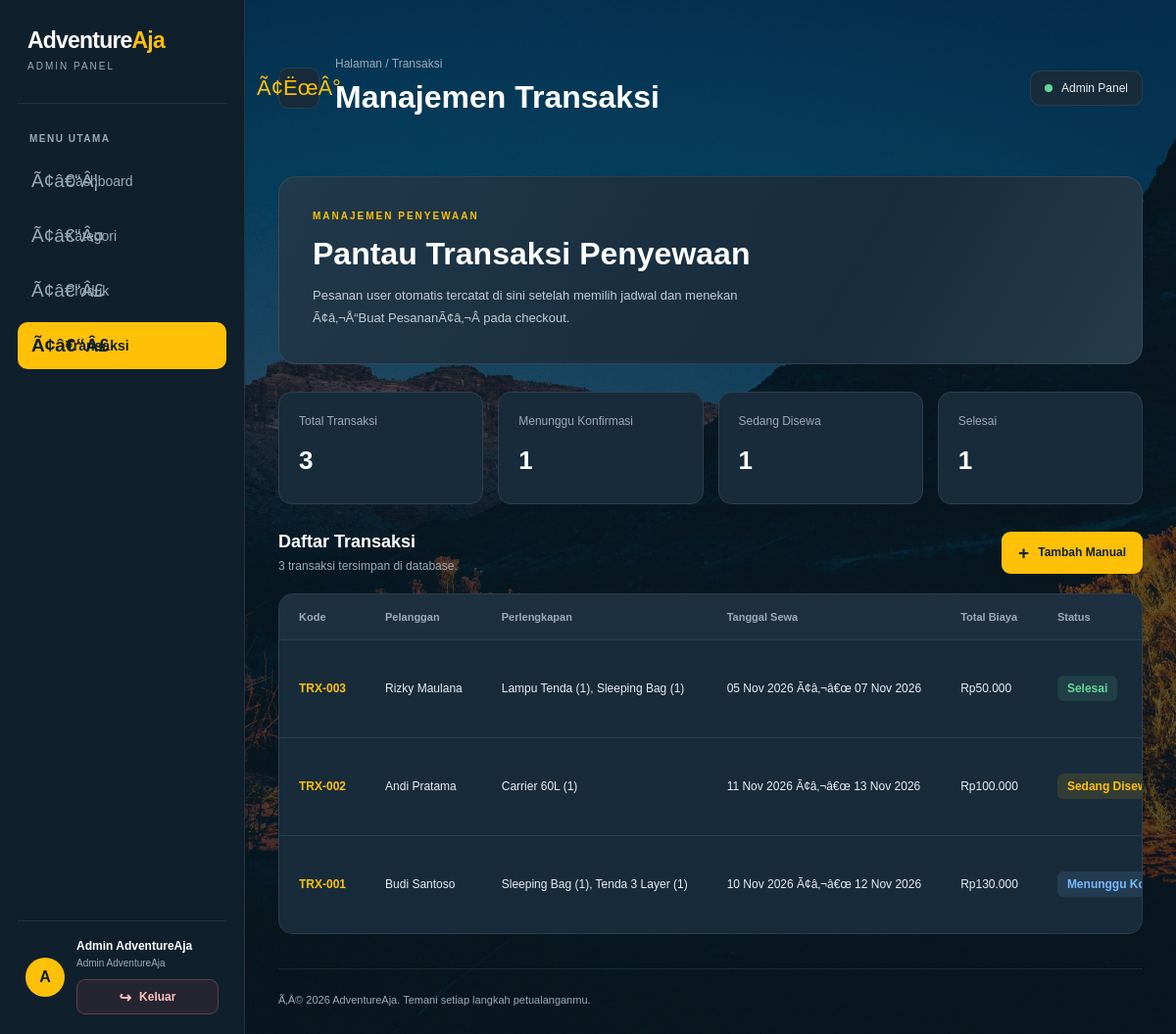
The page /transaction.php (signed in) on the database its author committed.
### tables this page shows
CREATE TABLE `transactions` (
  `id` int NOT NULL,
  `user_id` int NOT NULL,
  `transaction_code` varchar(30) NOT NULL,
  `rental_start_date` date NOT NULL,
  `rental_end_date` date NOT NULL,
  `total_amount` decimal(12,2) NOT NULL,
  `status` enum('pending','active','completed','cancelled') DEFAULT 'pending',
  `created_at` timestamp NULL DEFAULT CURRENT_TIMESTAMP
);

CREATE TABLE `users` (
  `id` int NOT NULL,
  `name` varchar(100) NOT NULL,
  `email` varchar(100) NOT NULL,
  `password` varchar(255) NOT NULL,
  `phone` varchar(20) DEFAULT NULL,
  `address` text,
  `role` enum('user','admin') DEFAULT 'user',
  `created_at` timestamp NULL DEFAULT CURRENT_TIMESTAMP
);

### transaction.php (called while the page is built)
<?php
require __DIR__ . '/pages/admin/transaction.php';

### includes/auth.php (called while the page is built, shortened)
<?php
function e($value): string
{
    return htmlspecialchars((string) $value, ENT_QUOTES, 'UTF-8');
}
?>

### pages/admin/transaction.php (the view, shortened to what this page needs)
<?php
require_once APP_ROOT . '/includes/auth.php';
require_once APP_ROOT . '/config/koneksi.php';
$sql = "
    SELECT
        t.id,
        t.transaction_code,
        t.rental_start_date,
        t.rental_end_date,
        t.total_amount,
        t.status,
        t.created_at,
        u.name AS customer_name,
        GROUP_CONCAT(
            CONCAT(p.name, ' (', td.quantity, ')')
            ORDER BY p.name SEPARATOR ', '
        ) AS product_names
    FROM transactions t
    LEFT JOIN users u ON u.id = t.user_id
    LEFT JOIN transaction_details td ON td.transaction_id = t.id
    LEFT JOIN products p ON p.id = td.product_id
    GROUP BY
        t.id, t.transaction_code, t.rental_start_date,
        t.rental_end_date, t.total_amount, t.status,
        t.created_at, u.name
    ORDER BY t.created_at DESC, t.id DESC
";
$result = mysqli_query($conn, $sql);
$transactions = mysqli_fetch_all($result, MYSQLI_ASSOC);
$statusCounts = ['pending' => 0, 'active' => 0, 'completed' => 0];
foreach ($transactions as $transaction) {
    if (isset($statusCounts[$transaction['status']])) {
        $statusCounts[$transaction['status']]++;
    }
}
$statusLabels = [
    'pending' => 'Menunggu Konfirmasi',
    'active' => 'Sedang Disewa',
    'completed' => 'Selesai',
    'cancelled' => 'Dibatalkan',
];
?>
<!DOCTYPE html>
<html lang="id">
<head>
    <link rel="stylesheet" href="css/admin.css?v=<?= filemtime(APP_ROOT . '/css/admin.css') ?>">
</head>
<body>
<div class="dashboard">
    <aside class="sidebar" id="sidebar">
        <div class="sidebar-logo"><h2>Adventure<span>Aja</span></h2><p>ADMIN PANEL</p></div>
        <nav class="sidebar-nav">
            <p class="menu-label">MENU UTAMA</p>
            <a href="admin.php" class="nav-link"><span class="nav-icon">Ã¢â€“Â¦</span><span>Dashboard</span></a>
            <a href="categories.php" class="nav-link"><span class="nav-icon">Ã¢â€“Â¤</span><span>Kategori</span></a>
            <a href="products.php" class="nav-link"><span class="nav-icon">Ã¢â€“Â£</span><span>Produk</span></a>
            <a href="transaction.php" class="nav-link active"><span class="nav-icon">Ã¢â€“Â£</span><span>Transaksi</span></a>
        </nav>
        <div class="sidebar-bottom"><div class="admin-avatar">A</div><div class="admin-info"><h4><?= e($_SESSION['user']['name'] ?? 'Administrator') ?></h4><p>Admin AdventureAja</p><a href="logout.php" class="admin-logout">Keluar</a></div></div>
    </aside>
    <main class="main-content">
        <header class="topbar">
            <div class="topbar-left">
                <button type="button" class="sidebar-toggle" id="sidebarToggle" aria-label="Buka atau tutup sidebar" aria-controls="sidebar" aria-expanded="true">Ã¢ËœÂ°</button>
                <div class="page-heading"><p class="breadcrumb">Halaman / Transaksi</p><h1>Manajemen Transaksi</h1></div>
            </div>
            <div class="topbar-info"><div class="status-indicator"></div><span>Admin Panel</span></div>
        </header>
        <section class="welcome-section transaction-welcome">
            <div class="welcome-text"><p class="eyebrow">MANAJEMEN PENYEWAAN</p><h2>Pantau Transaksi Penyewaan</h2><p>Pesanan user otomatis tercatat di sini setelah memilih jadwal dan menekan Ã¢â‚¬Å“Buat PesananÃ¢â‚¬Â pada checkout.</p></div>
        </section>
        <section class="transaction-summary" aria-label="Ringkasan transaksi">
            <article class="summary-card"><p>Total Transaksi</p><h2><?= count($transactions) ?></h2></article>
            <article class="summary-card"><p>Menunggu Konfirmasi</p><h2><?= $statusCounts['pending'] ?></h2></article>
            <article class="summary-card"><p>Sedang Disewa</p><h2><?= $statusCounts['active'] ?></h2></article>
            <article class="summary-card"><p>Selesai</p><h2><?= $statusCounts['completed'] ?></h2></article>
        </section>
        <section class="transaction-management">
            <div class="section-heading">
                <div><h2>Daftar Transaksi</h2><p><?= count($transactions) ?> transaksi tersimpan di database.</p></div>
                <a href="transaction-entry.php" class="primary-button add-button"><span>+</span> Tambah Manual</a>
            </div>
            <div class="table-container">
                <table class="transaction-table">
                    <thead><tr><th>Kode</th><th>Pelanggan</th><th>Perlengkapan</th><th>Tanggal Sewa</th><th>Total Biaya</th><th>Status</th><th>Aksi</th></tr></thead>
                    <tbody>
                    <?php if (!$transactions): ?>
                        <tr><td colspan="7">Belum ada transaksi.</td></tr>
                    <?php else: ?>
                        <?php foreach ($transactions as $transaction): ?>
                            <tr>
                                <td class="transaction-id"><?= e($transaction['transaction_code']) ?></td>
                                <td><?= e($transaction['customer_name'] ?? 'Pengguna') ?></td>
                                <td><?= e($transaction['product_names'] ?: 'Detail tidak tersedia') ?></td>
                                <td><?= e(date('d M Y', strtotime($transaction['rental_start_date']))) ?> Ã¢â‚¬â€œ <?= e(date('d M Y', strtotime($transaction['rental_end_date']))) ?></td>
                                <td>Rp<?= number_format((float)$transaction['total_amount'], 0, ',', '.') ?></td>
                                <?php
                                $statusClass = [
                                    'pending' => 'status-pending',
                                    'active' => 'status-process',
                                    'completed' => 'status-complete',
                                    'cancelled' => 'status-inactive',
                                ][$transaction['status']] ?? 'status-pending';
                                ?>
                                <td><span class="status-badge <?= e($statusClass) ?>"><?= e($statusLabels[$transaction['status']] ?? $transaction['status']) ?></span></td>
                            </tr>
                        <?php endforeach; ?>
                    <?php endif; ?>
                    </tbody>
                </table>
            </div>
        </section>
        <footer class="dashboard-footer"><p>Ã‚Â© 2026 AdventureAja. Temani setiap langkah petualanganmu.</p></footer>
    </main>
</div>
</body>
</html>

### pages/admin/transaction.php (style rules this page uses)
.transaction-summary { display:grid; grid-template-columns:repeat(4,minmax(0,1fr)); gap:15px; margin:28px 0; }
.summary-card { padding:20px; background:var(--navy); border:1px solid var(--border-color); border-radius:14px; }
.summary-card p { color:var(--text-muted); font-size:12px; }
.summary-card h2 { margin-top:10px; font-size:26px; }

### rows shown on the page
transactions: id "1", transaction_code "TRX-001", user.name "Budi Santoso", product_names "Sleeping Bag (1), Tenda 3 Layer (1)", rental_start_date "10 Nov 2026", rental_end_date "12 Nov 2026", total_amount "130.000", status "Menunggu…"
transactions: transaction_code "TRX-003", user.name "Rizky Maulana", product_names "Lampu Tenda (1), Sleeping Bag (1)", rental_start_date "05 Nov 2026", rental_end_date "07 Nov 2026", total_amount "50.000", status "Selesai"
transactions: transaction_code "TRX-002", user.name "Andi Pratama", product_names "Carrier 60L (1)", rental_start_date "11 Nov 2026", rental_end_date "13 Nov 2026", total_amount "100.000", status "Sedang…"

### other values the page prints
$_SESSION['user']['name'] "Admin AdventureAja"
count($transactions) "3"
